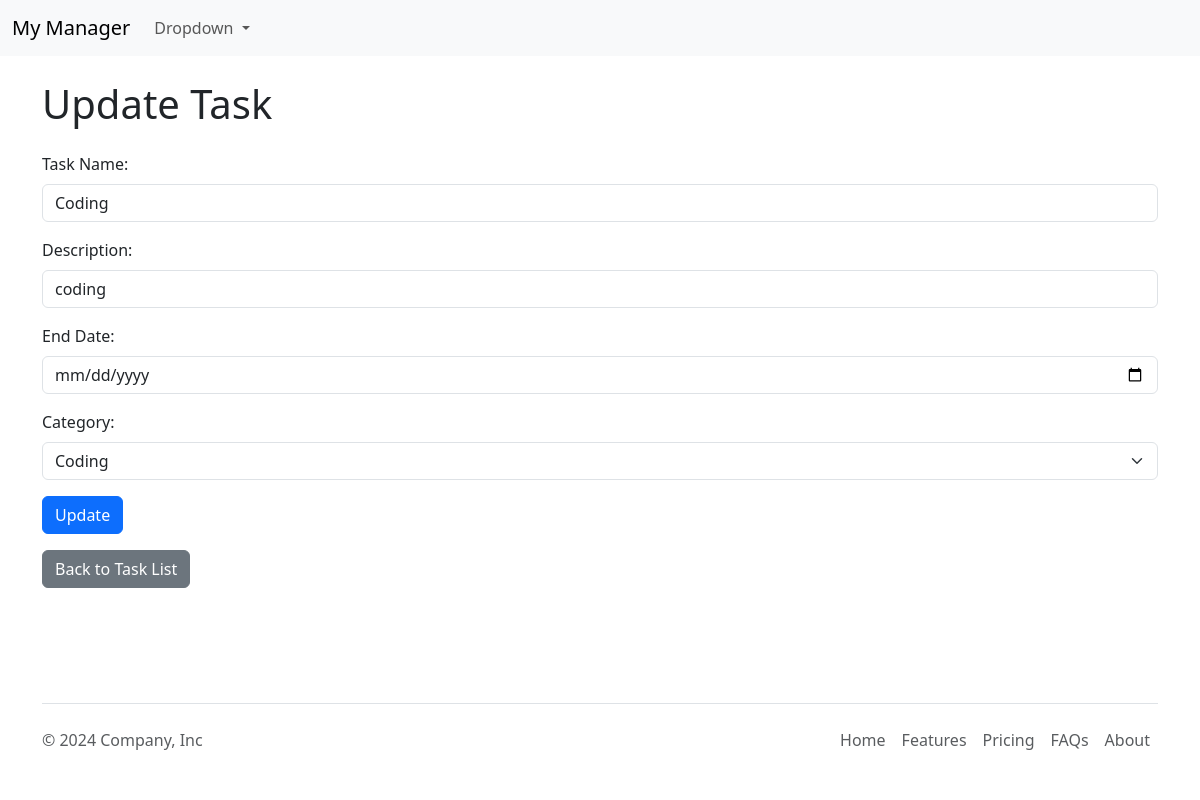
Screenshot of /update_task/2/ with the database file from the repository.
### Todo/models.py (models this page shows, shortened)
class Task(models.Model):
    STATUS_CHOICES = [
        ('PENDING', 'PENDING'),
        ('IN PROGRESS', 'IN PROGRESS'),
        ('COMPLETED', 'COMPLETED'),
    ]
    title = models.CharField(max_length=100)
    description = models.TextField(null=True, blank=True)
    status = models.CharField(max_length=11, choices=STATUS_CHOICES, default='PENDING')
    priority = models.IntegerField(null=True, blank=True, validators=[MinValueValidator(1), MaxValueValidator(10)])
    end_date = models.DateField(null=True, blank=True)
    created_at = models.DateTimeField(auto_now_add=True)
    updated_at = models.DateTimeField(auto_now=True)
    category = models.ForeignKey(Category, on_delete=models.CASCADE)

class Category(models.Model):
    name = models.CharField(max_length=100, unique=True)
    description = models.TextField(null=True, blank=True)

### Todo/views.py (the view, shortened to what this page needs)
# urls.py: path('update_task/<int:task_id>/', update_task, name='update_task'),
def update_task(request, task_id):
    task = get_object_or_404(Task, id=task_id)
    categories = Category.objects.all()
    context = {
        'task': task,
        'categories': categories
    }
    return render(request, 'Todo/update_task.html', context)

### templates/Todo/update_task.html (shortened to what this page needs)
{% extends 'Todo/component/base.html' %}
{% block content %}
<div class="container mt-4">
    <h1 class="mb-4">Update Task</h1>
    <form action="" method="post">
        <div class="mb-3">
            <label for="name" class="form-label">Task Name:</label>
            <input type="text" id="name" name="name" class="form-control" value="{{ task.title }}">
        </div>
        <div class="mb-3">
            <label for="description" class="form-label">Description:</label>
            <input type="text" id="description" name="description" class="form-control" value="{{ task.description }}">
        </div>
        <div class="mb-3">
            <label for="end_date" class="form-label">End Date:</label>
            <input type="date" id="end_date" name="end_date" class="form-control" value="{{ task.end_date }}">
        </div>
        <div class="mb-3">
            <label for="category" class="form-label">Category:</label>
            <select id="category" name="category" class="form-select">
                {% for category in categories %}
                    <option value="{{ category.id }}" {% if task.category.id == category.id %}selected{% endif %}>{{ category.name }}</option>
                {% endfor %}
            </select>
        </div>
        <button type="submit" class="btn btn-primary">Update</button>
    </form>
    <a href="{% url 'index' %}" class="btn btn-secondary mt-3">Back to Task List</a>
</div>
{% endblock %}

### rows the page displays
Task: name "Coding", description "coding", category "Coding"
